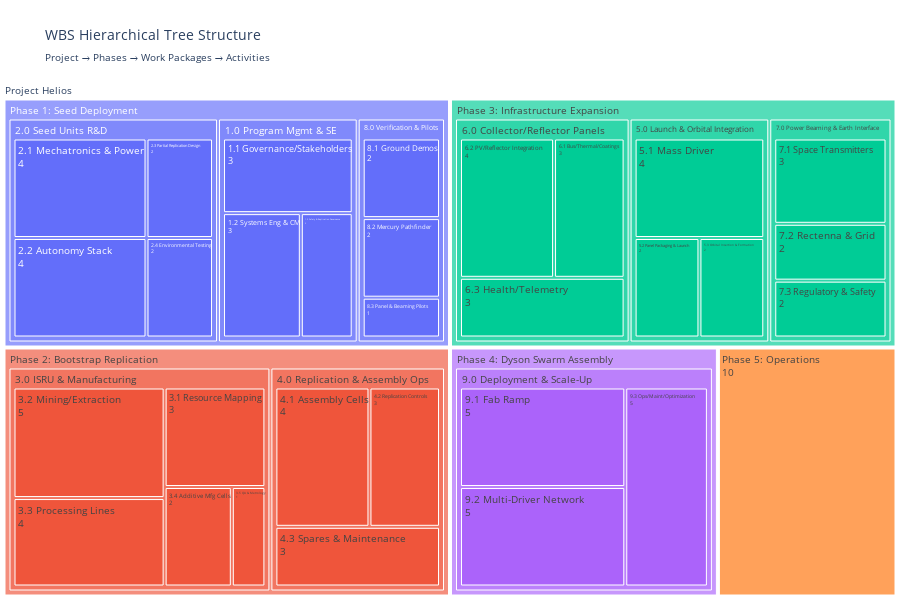
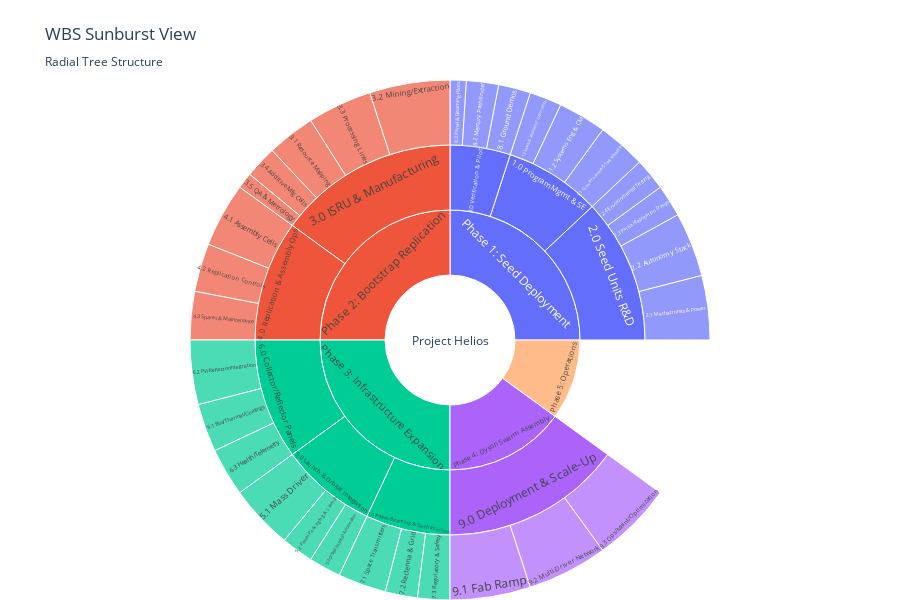

These figures' notebook cell, in order:
### Markdown cell above
## 2) Work Breakdown Structure (WBS)

The WBS below structures scope into major deliverable areas and work packages used for planning and scheduling. The visuals provide multiple ways to understand scope distribution.

### Code cell
# %%
import pandas as pd
import plotly.express as px
import plotly.graph_objects as go
from plotly.subplots import make_subplots

# Define comprehensive WBS hierarchy: Project -> Phase/Deliverable -> Work Package -> Activities
wbs_data = [
    # Root Project Level
    ("Project Helios", "", "", "", 100, "Project"),
    
    # Phase/Deliverable Level (Level 1)
    ("Phase 1: Seed Deployment", "Project Helios", "", "", 25, "Phase"),
    ("Phase 2: Bootstrap Replication", "Project Helios", "", "", 25, "Phase"),
    ("Phase 3: Infrastructure Expansion", "Project Helios", "", "", 25, "Phase"),
    ("Phase 4: Dyson Swarm Assembly", "Project Helios", "", "", 15, "Phase"),
    ("Phase 5: Operations", "Project Helios", "", "", 10, "Phase"),
    
    # Work Package Level (Level 2) - Phase 1
    ("1.0 Program Mgmt & SE", "Phase 1: Seed Deployment", "", "", 8, "Work Package"),
    ("2.0 Seed Units R&D", "Phase 1: Seed Deployment", "", "", 12, "Work Package"),
    ("8.0 Verification & Pilots", "Phase 1: Seed Deployment", "", "", 5, "Work Package"),
    
    # Work Package Level (Level 2) - Phase 2
    ("3.0 ISRU & Manufacturing", "Phase 2: Bootstrap Replication", "", "", 15, "Work Package"),
    ("4.0 Replication & Assembly Ops", "Phase 2: Bootstrap Replication", "", "", 10, "Work Package"),
    
    # Work Package Level (Level 2) - Phase 3
    ("5.0 Launch & Orbital Integration", "Phase 3: Infrastructure Expansion", "", "", 8, "Work Package"),
    ("6.0 Collector/Reflector Panels", "Phase 3: Infrastructure Expansion", "", "", 10, "Work Package"),
    ("7.0 Power Beaming & Earth Interface", "Phase 3: Infrastructure Expansion", "", "", 7, "Work Package"),
    
    # Work Package Level (Level 2) - Phase 4
    ("9.0 Deployment & Scale-Up", "Phase 4: Dyson Swarm Assembly", "", "", 15, "Work Package"),
    
    # Activity Level (Level 3) - detailed breakdown
    # 1.0 Program Mgmt & SE Activities
    ("1.1 Governance/Stakeholders", "Phase 1: Seed Deployment", "1.0 Program Mgmt & SE", "", 3, "Activity"),
    ("1.2 Systems Eng & CM", "Phase 1: Seed Deployment", "1.0 Program Mgmt & SE", "", 3, "Activity"),
    ("1.3 Safety & Replication Governance", "Phase 1: Seed Deployment", "1.0 Program Mgmt & SE", "", 2, "Activity"),
    
    # 2.0 Seed Units R&D Activities
    ("2.1 Mechatronics & Power", "Phase 1: Seed Deployment", "2.0 Seed Units R&D", "", 4, "Activity"),
    ("2.2 Autonomy Stack", "Phase 1: Seed Deployment", "2.0 Seed Units R&D", "", 4, "Activity"),
    ("2.3 Partial Replication Design", "Phase 1: Seed Deployment", "2.0 Seed Units R&D", "", 2, "Activity"),
    ("2.4 Environmental Testing", "Phase 1: Seed Deployment", "2.0 Seed Units R&D", "", 2, "Activity"),
    
    # 3.0 ISRU & Manufacturing Activities
    ("3.1 Resource Mapping", "Phase 2: Bootstrap Replication", "3.0 ISRU & Manufacturing", "", 3, "Activity"),
    ("3.2 Mining/Extraction", "Phase 2: Bootstrap Replication", "3.0 ISRU & Manufacturing", "", 5, "Activity"),
    ("3.3 Processing Lines", "Phase 2: Bootstrap Replication", "3.0 ISRU & Manufacturing", "", 4, "Activity"),
    ("3.4 Additive Mfg Cells", "Phase 2: Bootstrap Replication", "3.0 ISRU & Manufacturing", "", 2, "Activity"),
    ("3.5 QA & Metrology", "Phase 2: Bootstrap Replication", "3.0 ISRU & Manufacturing", "", 1, "Activity"),
    
    # 4.0 Replication & Assembly Ops Activities
    ("4.1 Assembly Cells", "Phase 2: Bootstrap Replication", "4.0 Replication & Assembly Ops", "", 4, "Activity"),
    ("4.2 Replication Controls", "Phase 2: Bootstrap Replication", "4.0 Replication & Assembly Ops", "", 3, "Activity"),
    ("4.3 Spares & Maintenance", "Phase 2: Bootstrap Replication", "4.0 Replication & Assembly Ops", "", 3, "Activity"),
    
    # 5.0 Launch & Orbital Integration Activities
    ("5.1 Mass Driver", "Phase 3: Infrastructure Expansion", "5.0 Launch & Orbital Integration", "", 4, "Activity"),
    ("5.2 Panel Packaging & Launch", "Phase 3: Infrastructure Expansion", "5.0 Launch & Orbital Integration", "", 2, "Activity"),
    ("5.3 Orbital Insertion & Formation", "Phase 3: Infrastructure Expansion", "5.0 Launch & Orbital Integration", "", 2, "Activity"),
    
    # 6.0 Collector/Reflector Panels Activities
    ("6.1 Bus/Thermal/Coatings", "Phase 3: Infrastructure Expansion", "6.0 Collector/Reflector Panels", "", 3, "Activity"),
    ("6.2 PV/Reflector Integration", "Phase 3: Infrastructure Expansion", "6.0 Collector/Reflector Panels", "", 4, "Activity"),
    ("6.3 Health/Telemetry", "Phase 3: Infrastructure Expansion", "6.0 Collector/Reflector Panels", "", 3, "Activity"),
    
    # 7.0 Power Beaming & Earth Interface Activities
    ("7.1 Space Transmitters", "Phase 3: Infrastructure Expansion", "7.0 Power Beaming & Earth Interface", "", 3, "Activity"),
    ("7.2 Rectenna & Grid", "Phase 3: Infrastructure Expansion", "7.0 Power Beaming & Earth Interface", "", 2, "Activity"),
    ("7.3 Regulatory & Safety", "Phase 3: Infrastructure Expansion", "7.0 Power Beaming & Earth Interface", "", 2, "Activity"),
    
    # 8.0 Verification & Pilots Activities
    ("8.1 Ground Demos", "Phase 1: Seed Deployment", "8.0 Verification & Pilots", "", 2, "Activity"),
    ("8.2 Mercury Pathfinder", "Phase 1: Seed Deployment", "8.0 Verification & Pilots", "", 2, "Activity"),
    ("8.3 Panel & Beaming Pilots", "Phase 1: Seed Deployment", "8.0 Verification & Pilots", "", 1, "Activity"),
    
    # 9.0 Deployment & Scale-Up Activities
    ("9.1 Fab Ramp", "Phase 4: Dyson Swarm Assembly", "9.0 Deployment & Scale-Up", "", 5, "Activity"),
    ("9.2 Multi-Driver Network", "Phase 4: Dyson Swarm Assembly", "9.0 Deployment & Scale-Up", "", 5, "Activity"),
    ("9.3 Ops/Maint/Optimization", "Phase 4: Dyson Swarm Assembly", "9.0 Deployment & Scale-Up", "", 5, "Activity"),
]

wbs_df = pd.DataFrame(wbs_data, columns=["Element", "Phase", "Work_Package", "Parent", "Effort", "Level"])

# Create hierarchical tree structure for visualization
def create_tree_paths(df):
    """Create proper hierarchical paths for treemap visualization"""
    tree_data = []
    
    for _, row in df.iterrows():
        if row['Level'] == 'Project':
            tree_data.append({
                'ids': row['Element'],
                'labels': row['Element'],
                'parents': '',
                'values': row['Effort'],
                'level': 'Project'
            })
        elif row['Level'] == 'Phase':
            tree_data.append({
                'ids': row['Element'],
                'labels': row['Element'],
                'parents': 'Project Helios',
                'values': row['Effort'],
                'level': 'Phase'
            })
        elif row['Level'] == 'Work Package':
            tree_data.append({
                'ids': row['Element'],
                'labels': row['Element'],
                'parents': row['Phase'],
                'values': row['Effort'],
                'level': 'Work Package'
            })
        elif row['Level'] == 'Activity':
            tree_data.append({
                'ids': row['Element'],
                'labels': row['Element'],
                'parents': row['Work_Package'],
                'values': row['Effort'],
                'level': 'Activity'
            })
    
    return pd.DataFrame(tree_data)

tree_df = create_tree_paths(wbs_df)

# Create Hierarchical Treemap
fig_tree = go.Figure(go.Treemap(
    ids=tree_df['ids'],
    labels=tree_df['labels'],
    parents=tree_df['parents'],
    values=tree_df['values'],
    branchvalues="total",
    hovertemplate='<b>%{label}</b><br>Level: %{customdata}<br>Effort: %{value}%<extra></extra>',
    customdata=tree_df['level'],
    maxdepth=4,
    textinfo="label+value",
))

fig_tree.update_layout(
    title="WBS Hierarchical Tree Structure<br><sub>Project → Phases → Work Packages → Activities</sub>",
    font_size=10,
    margin=dict(t=80, l=0, r=0, b=0),
    height=600
)

fig_tree.show()

# Create Sunburst Chart for alternative tree visualization
fig_sun = go.Figure(go.Sunburst(
    ids=tree_df['ids'],
    labels=tree_df['labels'],
    parents=tree_df['parents'],
    values=tree_df['values'],
    branchvalues="total",
    hovertemplate='<b>%{label}</b><br>Level: %{customdata}<br>Effort: %{value}%<extra></extra>',
    customdata=tree_df['level'],
    maxdepth=4,
))

fig_sun.update_layout(
    title="WBS Sunburst View<br><sub>Radial Tree Structure</sub>",
    font_size=12,
    margin=dict(t=80, l=0, r=0, b=0),
    height=600
)

fig_sun.show()

### Figure 1 — Plotly figure (JSON) as saved in the notebook; plotly's stock layout.template omitted (floating-point values rounded to 4 significant figures)
{"data": [{"branchvalues": "total", "customdata": ["Project", "Phase", "Phase", "Phase", "Phase", "Phase", "Work Package", "Work Package", "Work Package", "Work Package", "Work Package", "Work Package", "Work Package", "Work Package", "Work Package", "Activity", "Activity", "Activity", "Activity", "Activity", "Activity", "Activity", "Activity", "Activity", "Activity", "Activity", "Activity", "Activity", "Activity", "Activity", "Activity", "Activity", "Activity", "Activity", "Activity", "Activity", "Activity", "Activity", "Activity", "Activity", "Activity", "Activity", "Activity", "Activity", "Activity"], "hovertemplate": "<b>%{label}</b><br>Level: %{customdata}<br>Effort: %{value}%<extra></extra>", "ids": ["Project Helios", "Phase 1: Seed Deployment", "Phase 2: Bootstrap Replication", "Phase 3: Infrastructure Expansion", "Phase 4: Dyson Swarm Assembly", "Phase 5: Operations", "1.0 Program Mgmt & SE", "2.0 Seed Units R&D", "8.0 Verification & Pilots", "3.0 ISRU & Manufacturing", "4.0 Replication & Assembly Ops", "5.0 Launch & Orbital Integration", "6.0 Collector/Reflector Panels", "7.0 Power Beaming & Earth Interface", "9.0 Deployment & Scale-Up", "1.1 Governance/Stakeholders", "1.2 Systems Eng & CM", "1.3 Safety & Replication Governance", "2.1 Mechatronics & Power", "2.2 Autonomy Stack", "2.3 Partial Replication Design", "2.4 Environmental Testing", "3.1 Resource Mapping", "3.2 Mining/Extraction", "3.3 Processing Lines", "3.4 Additive Mfg Cells", "3.5 QA & Metrology", "4.1 Assembly Cells", "4.2 Replication Controls", "4.3 Spares & Maintenance", "5.1 Mass Driver", "5.2 Panel Packaging & Launch", "5.3 Orbital Insertion & Formation", "6.1 Bus/Thermal/Coatings", "6.2 PV/Reflector Integration", "6.3 Health/Telemetry", "7.1 Space Transmitters", "7.2 Rectenna & Grid", "7.3 Regulatory & Safety", "8.1 Ground Demos", "8.2 Mercury Pathfinder", "8.3 Panel & Beaming Pilots", "9.1 Fab Ramp", "9.2 Multi-Driver Network", "9.3 Ops/Maint/Optimization"], "labels": ["Project Helios", "Phase 1: Seed Deployment", "Phase 2: Bootstrap Replication", "Phase 3: Infrastructure Expansion", "Phase 4: Dyson Swarm Assembly", "Phase 5: Operations", "1.0 Program Mgmt & SE", "2.0 Seed Units R&D", "8.0 Verification & Pilots", "3.0 ISRU & Manufacturing", "4.0 Replication & Assembly Ops", "5.0 Launch & Orbital Integration", "6.0 Collector/Reflector Panels", "7.0 Power Beaming & Earth Interface", "9.0 Deployment & Scale-Up", "1.1 Governance/Stakeholders", "1.2 Systems Eng & CM", "1.3 Safety & Replication Governance", "2.1 Mechatronics & Power", "2.2 Autonomy Stack", "2.3 Partial Replication Design", "2.4 Environmental Testing", "3.1 Resource Mapping", "3.2 Mining/Extraction", "3.3 Processing Lines", "3.4 Additive Mfg Cells", "3.5 QA & Metrology", "4.1 Assembly Cells", "4.2 Replication Controls", "4.3 Spares & Maintenance", "5.1 Mass Driver", "5.2 Panel Packaging & Launch", "5.3 Orbital Insertion & Formation", "6.1 Bus/Thermal/Coatings", "6.2 PV/Reflector Integration", "6.3 Health/Telemetry", "7.1 Space Transmitters", "7.2 Rectenna & Grid", "7.3 Regulatory & Safety", "8.1 Ground Demos", "8.2 Mercury Pathfinder", "8.3 Panel & Beaming Pilots", "9.1 Fab Ramp", "9.2 Multi-Driver Network", "9.3 Ops/Maint/Optimization"], "maxdepth": 4, "parents": ["", "Project Helios", "Project Helios", "Project Helios", "Project Helios", "Project Helios", "Phase 1: Seed Deployment", "Phase 1: Seed Deployment", "Phase 1: Seed Deployment", "Phase 2: Bootstrap Replication", "Phase 2: Bootstrap Replication", "Phase 3: Infrastructure Expansion", "Phase 3: Infrastructure Expansion", "Phase 3: Infrastructure Expansion", "Phase 4: Dyson Swarm Assembly", "1.0 Program Mgmt & SE", "1.0 Program Mgmt & SE", "1.0 Program Mgmt & SE", "2.0 Seed Units R&D", "2.0 Seed Units R&D", "2.0 Seed Units R&D", "2.0 Seed Units R&D", "3.0 ISRU & Manufacturing", "3.0 ISRU & Manufacturing", "3.0 ISRU & Manufacturing", "3.0 ISRU & Manufacturing", "3.0 ISRU & Manufacturing", "4.0 Replication & Assembly Ops", "4.0 Replication & Assembly Ops", "4.0 Replication & Assembly Ops", "5.0 Launch & Orbital Integration", "5.0 Launch & Orbital Integration", "5.0 Launch & Orbital Integration", "6.0 Collector/Reflector Panels", "6.0 Collector/Reflector Panels", "6.0 Collector/Reflector Panels", "7.0 Power Beaming & Earth Interface", "7.0 Power Beaming & Earth Interface", "7.0 Power Beaming & Earth Interface", "8.0 Verification & Pilots", "8.0 Verification & Pilots", "8.0 Verification & Pilots", "9.0 Deployment & Scale-Up", "9.0 Deployment & Scale-Up", "9.0 Deployment & Scale-Up"], "textinfo": "label+value", "type": "treemap", "values": [100, 25, 25, 25, 15, 10, 8, 12, 5, 15, 10, 8, 10, 7, 15, 3, 3, 2, 4, 4, 2, 2, 3, 5, 4, 2, 1, 4, 3, 3, 4, 2, 2, 3, 4, 3, 3, 2, 2, 2, 2, 1, 5, 5, 5]}], "layout": {"font": {"size": 10}, "height": 600, "margin": {"b": 0, "l": 0, "r": 0, "t": 80}, "title": {"text": "WBS Hierarchical Tree Structure<br><sub>Project → Phases → Work Packages → Activities</sub>"}}}

### Figure 2 — Plotly figure (JSON) as saved in the notebook; plotly's stock layout.template omitted (floating-point values rounded to 4 significant figures)
{"data": [{"branchvalues": "total", "customdata": ["Project", "Phase", "Phase", "Phase", "Phase", "Phase", "Work Package", "Work Package", "Work Package", "Work Package", "Work Package", "Work Package", "Work Package", "Work Package", "Work Package", "Activity", "Activity", "Activity", "Activity", "Activity", "Activity", "Activity", "Activity", "Activity", "Activity", "Activity", "Activity", "Activity", "Activity", "Activity", "Activity", "Activity", "Activity", "Activity", "Activity", "Activity", "Activity", "Activity", "Activity", "Activity", "Activity", "Activity", "Activity", "Activity", "Activity"], "hovertemplate": "<b>%{label}</b><br>Level: %{customdata}<br>Effort: %{value}%<extra></extra>", "ids": ["Project Helios", "Phase 1: Seed Deployment", "Phase 2: Bootstrap Replication", "Phase 3: Infrastructure Expansion", "Phase 4: Dyson Swarm Assembly", "Phase 5: Operations", "1.0 Program Mgmt & SE", "2.0 Seed Units R&D", "8.0 Verification & Pilots", "3.0 ISRU & Manufacturing", "4.0 Replication & Assembly Ops", "5.0 Launch & Orbital Integration", "6.0 Collector/Reflector Panels", "7.0 Power Beaming & Earth Interface", "9.0 Deployment & Scale-Up", "1.1 Governance/Stakeholders", "1.2 Systems Eng & CM", "1.3 Safety & Replication Governance", "2.1 Mechatronics & Power", "2.2 Autonomy Stack", "2.3 Partial Replication Design", "2.4 Environmental Testing", "3.1 Resource Mapping", "3.2 Mining/Extraction", "3.3 Processing Lines", "3.4 Additive Mfg Cells", "3.5 QA & Metrology", "4.1 Assembly Cells", "4.2 Replication Controls", "4.3 Spares & Maintenance", "5.1 Mass Driver", "5.2 Panel Packaging & Launch", "5.3 Orbital Insertion & Formation", "6.1 Bus/Thermal/Coatings", "6.2 PV/Reflector Integration", "6.3 Health/Telemetry", "7.1 Space Transmitters", "7.2 Rectenna & Grid", "7.3 Regulatory & Safety", "8.1 Ground Demos", "8.2 Mercury Pathfinder", "8.3 Panel & Beaming Pilots", "9.1 Fab Ramp", "9.2 Multi-Driver Network", "9.3 Ops/Maint/Optimization"], "labels": ["Project Helios", "Phase 1: Seed Deployment", "Phase 2: Bootstrap Replication", "Phase 3: Infrastructure Expansion", "Phase 4: Dyson Swarm Assembly", "Phase 5: Operations", "1.0 Program Mgmt & SE", "2.0 Seed Units R&D", "8.0 Verification & Pilots", "3.0 ISRU & Manufacturing", "4.0 Replication & Assembly Ops", "5.0 Launch & Orbital Integration", "6.0 Collector/Reflector Panels", "7.0 Power Beaming & Earth Interface", "9.0 Deployment & Scale-Up", "1.1 Governance/Stakeholders", "1.2 Systems Eng & CM", "1.3 Safety & Replication Governance", "2.1 Mechatronics & Power", "2.2 Autonomy Stack", "2.3 Partial Replication Design", "2.4 Environmental Testing", "3.1 Resource Mapping", "3.2 Mining/Extraction", "3.3 Processing Lines", "3.4 Additive Mfg Cells", "3.5 QA & Metrology", "4.1 Assembly Cells", "4.2 Replication Controls", "4.3 Spares & Maintenance", "5.1 Mass Driver", "5.2 Panel Packaging & Launch", "5.3 Orbital Insertion & Formation", "6.1 Bus/Thermal/Coatings", "6.2 PV/Reflector Integration", "6.3 Health/Telemetry", "7.1 Space Transmitters", "7.2 Rectenna & Grid", "7.3 Regulatory & Safety", "8.1 Ground Demos", "8.2 Mercury Pathfinder", "8.3 Panel & Beaming Pilots", "9.1 Fab Ramp", "9.2 Multi-Driver Network", "9.3 Ops/Maint/Optimization"], "maxdepth": 4, "parents": ["", "Project Helios", "Project Helios", "Project Helios", "Project Helios", "Project Helios", "Phase 1: Seed Deployment", "Phase 1: Seed Deployment", "Phase 1: Seed Deployment", "Phase 2: Bootstrap Replication", "Phase 2: Bootstrap Replication", "Phase 3: Infrastructure Expansion", "Phase 3: Infrastructure Expansion", "Phase 3: Infrastructure Expansion", "Phase 4: Dyson Swarm Assembly", "1.0 Program Mgmt & SE", "1.0 Program Mgmt & SE", "1.0 Program Mgmt & SE", "2.0 Seed Units R&D", "2.0 Seed Units R&D", "2.0 Seed Units R&D", "2.0 Seed Units R&D", "3.0 ISRU & Manufacturing", "3.0 ISRU & Manufacturing", "3.0 ISRU & Manufacturing", "3.0 ISRU & Manufacturing", "3.0 ISRU & Manufacturing", "4.0 Replication & Assembly Ops", "4.0 Replication & Assembly Ops", "4.0 Replication & Assembly Ops", "5.0 Launch & Orbital Integration", "5.0 Launch & Orbital Integration", "5.0 Launch & Orbital Integration", "6.0 Collector/Reflector Panels", "6.0 Collector/Reflector Panels", "6.0 Collector/Reflector Panels", "7.0 Power Beaming & Earth Interface", "7.0 Power Beaming & Earth Interface", "7.0 Power Beaming & Earth Interface", "8.0 Verification & Pilots", "8.0 Verification & Pilots", "8.0 Verification & Pilots", "9.0 Deployment & Scale-Up", "9.0 Deployment & Scale-Up", "9.0 Deployment & Scale-Up"], "type": "sunburst", "values": [100, 25, 25, 25, 15, 10, 8, 12, 5, 15, 10, 8, 10, 7, 15, 3, 3, 2, 4, 4, 2, 2, 3, 5, 4, 2, 1, 4, 3, 3, 4, 2, 2, 3, 4, 3, 3, 2, 2, 2, 2, 1, 5, 5, 5]}], "layout": {"font": {"size": 12}, "height": 600, "margin": {"b": 0, "l": 0, "r": 0, "t": 80}, "title": {"text": "WBS Sunburst View<br><sub>Radial Tree Structure</sub>"}}}
